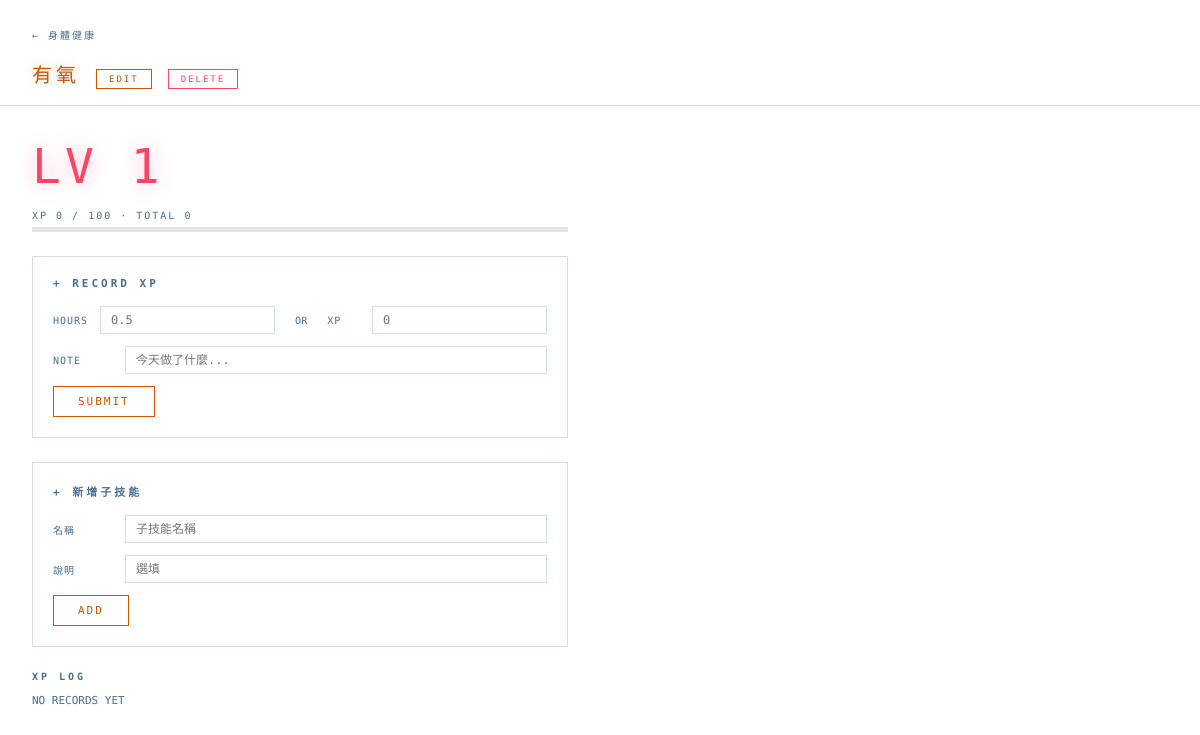
The page /skill/7 on the database as committed earlier.
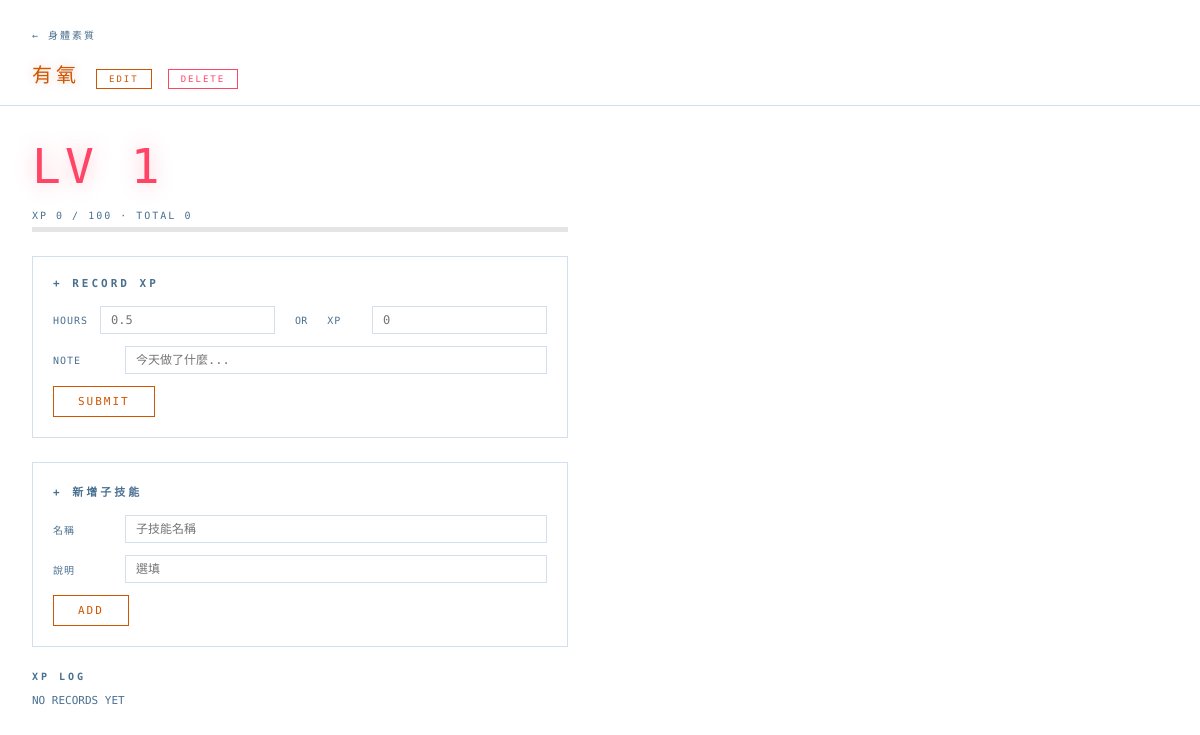
The same page on the database as committed later.
### tables this page shows
CREATE TABLE categories (
            id         INTEGER PRIMARY KEY,
            name       TEXT NOT NULL,
            emoji      TEXT,
            color      TEXT,
            created_at DATETIME DEFAULT CURRENT_TIMESTAMP
        );

### app.py (the view)
@app.route("/skill/<int:skill_id>")
def skill(skill_id):
    detail = get_skill_detail(skill_id)
    if not detail:
        return "Not found", 404
    return render_template("skill.html", skill=detail)

### db.py (called while the page is built)
def get_db():
    conn = sqlite3.connect(DB_PATH)
    conn.row_factory = sqlite3.Row
    return conn

def xp_for_next_level(n):
    return int(100 * (n ** 1.5))

def calc_level(total_xp):
    level = 1
    accumulated = 0
    while level < 20:
        needed = xp_for_next_level(level)
        if accumulated + needed > total_xp:
            break
        accumulated += needed
        level += 1
    if level >= 20:
        return (20, 0, 0)
    current = total_xp - accumulated
    to_next = xp_for_next_level(level)
    return (level, current, to_next)

def get_skill_xp(skill_id):
    with get_db() as conn:
        row = conn.execute(
            "SELECT COALESCE(SUM(xp), 0) as total FROM xp_logs WHERE skill_id = ?",
            (skill_id,)
        ).fetchone()
        return row["total"]

### templates/skill.html (shortened to what this page needs)
<!DOCTYPE html>
<html lang="zh-TW">
<head>
  <link rel="stylesheet" href="/static/style.css">
</head>
<body>
<div class="screen">
  <div class="page-header">
    <a class="back-link" href="/category/{{ skill.category_id }}">← {{ skill.category_name }}</a>
    <div style="display:flex; align-items:baseline; gap:16px; margin-top:8px;">
      <div class="page-title" id="skill-title">{{ skill.name }}</div>
      <button class="btn" style="font-size:9px; padding:4px 12px;" onclick="document.getElementById('edit-form').style.display='block'; this.style.display='none'">EDIT</button>
      <form method="POST" action="/skill/{{ skill.id }}/delete" style="display:inline;"
            onsubmit="return confirm('確定刪除「{{ skill.name }}」及所有子技能？')">
        <button class="btn" type="submit" style="font-size:9px; padding:4px 12px; border-color:#ff4466; color:#ff4466;">DELETE</button>
      </form>
    </div>
  </div>
  <div class="skill-detail">
    <div class="skill-level-big"
         style="color: {{ skill.category_color }}; text-shadow: 0 0 20px {{ skill.category_color }}66;">
      LV {{ skill.level }}
    </div>
    <div class="skill-xp-bar-wrap">
      <div class="skill-xp-label">
        {% if skill.level < 20 %}
          XP {{ skill.current_xp }} / {{ skill.xp_to_next }}  ·  TOTAL {{ skill.total_xp }}
        {% else %}
          MAX LEVEL  ·  TOTAL {{ skill.total_xp }} XP
        {% endif %}
      </div>
      <div class="xp-bar-bg" style="height: 5px;">
      </div>
    </div>
    {% if skill.level < 20 %}
    <form class="xp-form" method="POST" action="/skill/{{ skill.id }}/log">
      <h3>+ Record XP</h3>
      <div class="form-row">
        <label>Hours</label>
        <input type="number" name="hours" placeholder="0.5" step="0.25" min="0">
        <span style="font-size:10px; color:var(--text-dim); padding:0 8px;">OR</span>
        <label>XP</label>
        <input type="number" name="xp" placeholder="0" min="0">
      </div>
      <div class="form-row">
        <label>Note</label>
        <input type="text" name="note" placeholder="今天做了什麼...">
      </div>
      <button class="btn" type="submit">SUBMIT</button>
    </form>
    {% endif %}
    <form class="xp-form" method="POST" action="/skill/{{ skill.id }}/add_child">
      <h3>+ 新增子技能</h3>
      <div class="form-row">
        <label>名稱</label>
        <input type="text" name="name" placeholder="子技能名稱" required>
      </div>
      <div class="form-row">
        <label>說明</label>
        <input type="text" name="description" placeholder="選填">
      </div>
      <button class="btn" type="submit">ADD</button>
    </form>
    <div class="log-list">
      <h3>XP Log</h3>
      {% for entry in skill.logs %}
      <div class="log-entry">
        <span class="log-xp">+{{ entry.xp }} XP</span>
        <span class="log-note">{{ entry.note or '—' }}</span>
        <span class="log-date">{{ entry.logged_at[:10] }}</span>
      </div>
      {% else %}
      <div style="color: var(--text-dim); font-size: 11px;">NO RECORDS YET</div>
      {% endfor %}
    </div>
  </div>
</div>
</body>
</html>

Rows that differ between the two databases and show on the page:
changed categories: category_name "身體健康" → "身體素質"
